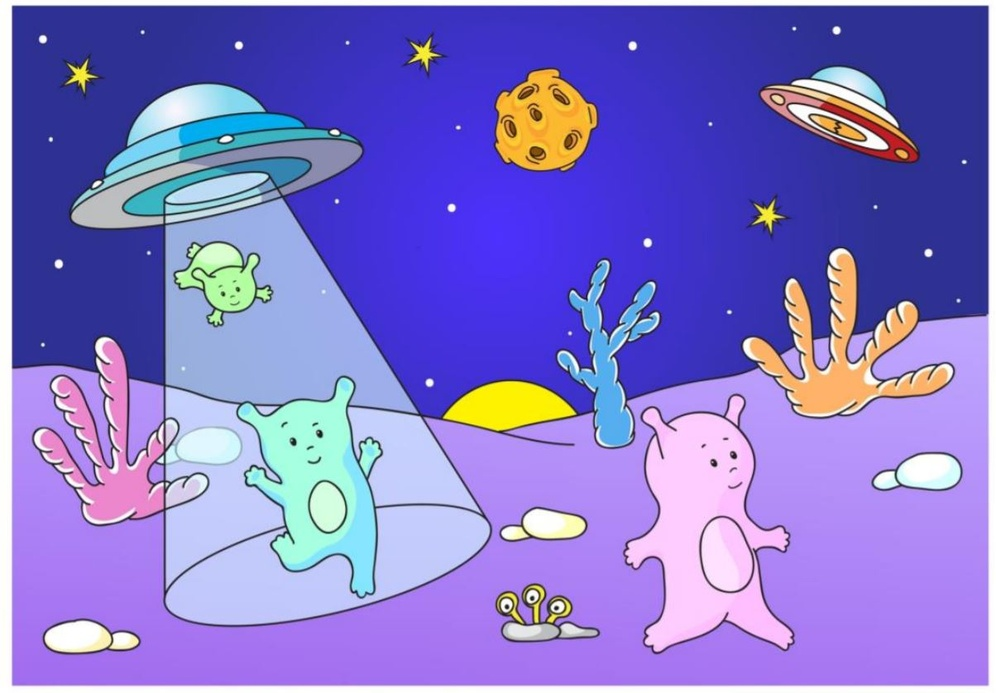
#> input picture two diff images/Alien1.JPG, 996 x 693 px, shrunk from 1204 x 838 before the run
$ python DifferenceBetweenImages.py
#> lines starting #> are read from the running program, lines starting #| are printed output that depends on the picture
from PIL import Image, ImageChops

img1 = Image.open("two diff images/Alien1.JPG")
#> img1 is the input picture: PIL image 996x693 RGB; mean R, G, B 131.3, 118.8, 203.7
img2 = Image.open("two diff images/Alien2.JPG")
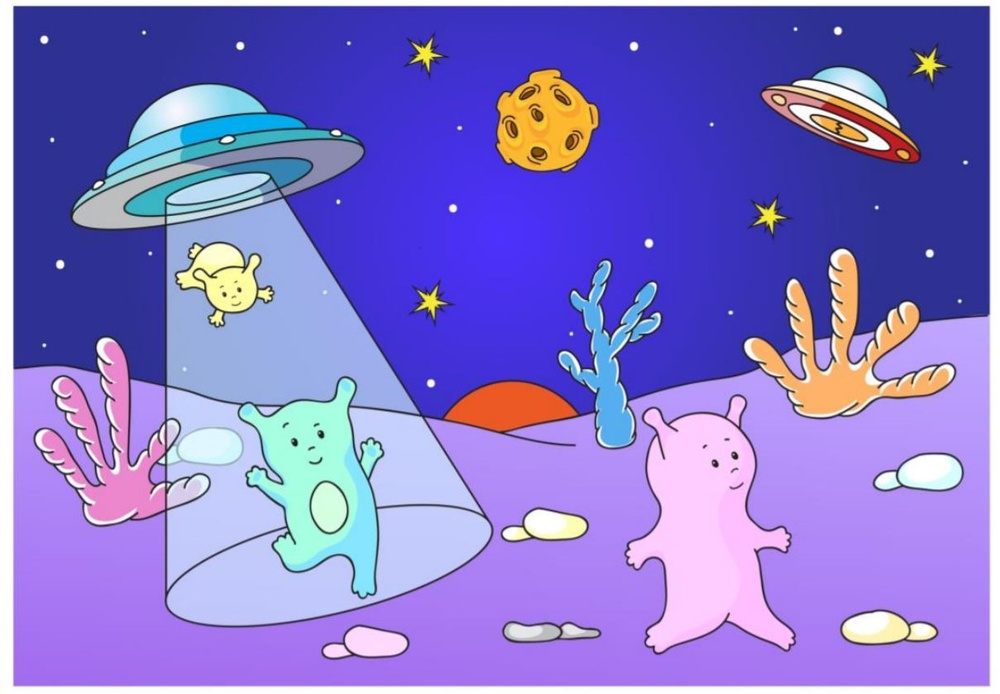
#> input picture two diff images/Alien2.JPG, 1000 x 694 px, shrunk from 1209 x 839 before the run
#> img2 is the input picture: PIL image 1000x694 RGB; mean R, G, B 132.5, 118.8, 204.4

diff = ImageChops.difference(img1,img2)
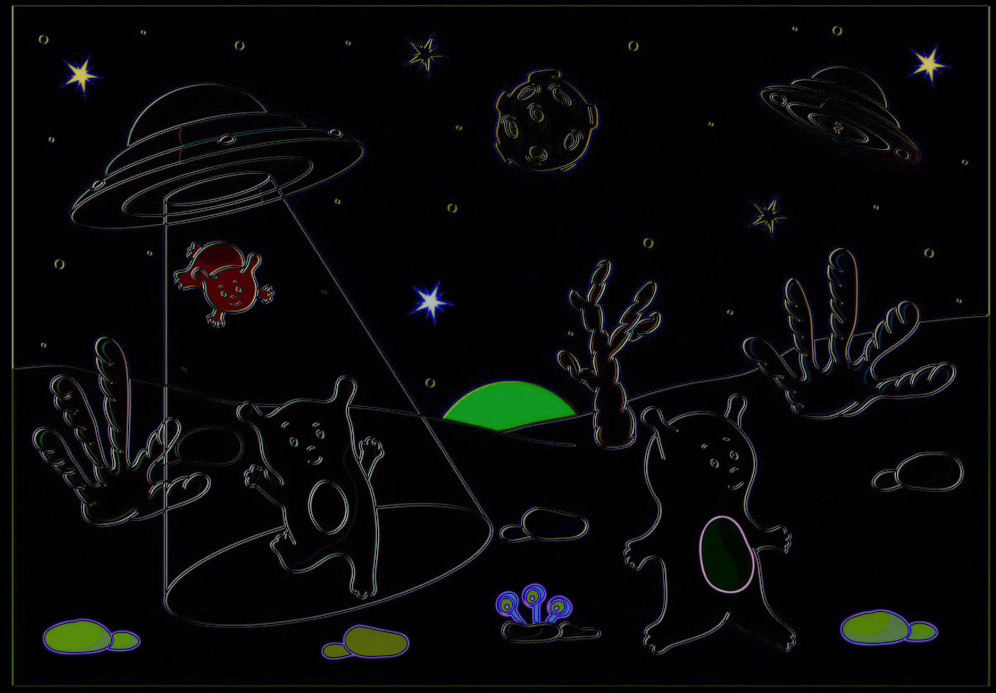
#> diff: PIL image 996x693 RGB; mean R, G, B 7.5, 8.2, 8.1
if diff.getbbox():
    diff.show()
